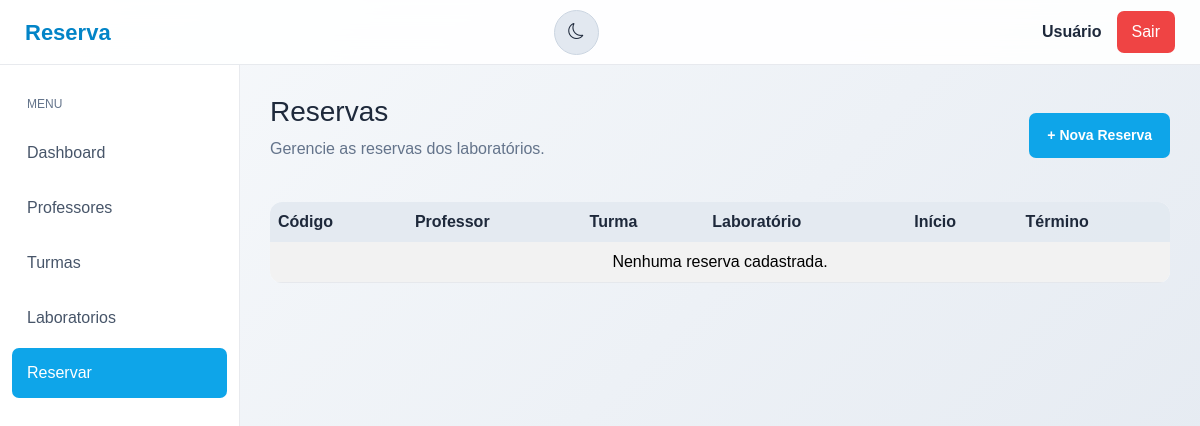
The page /Reservar.php (signed in) on the database as committed earlier.
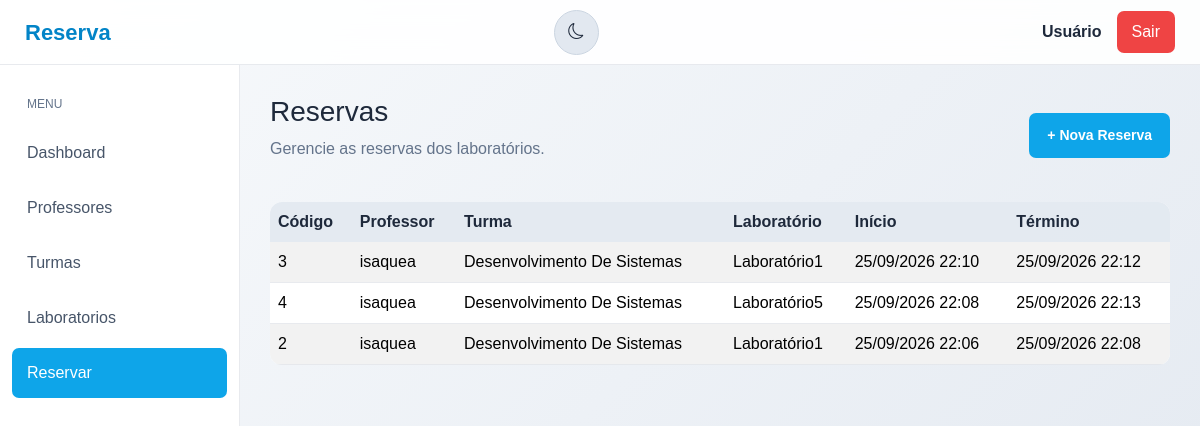
The same page on the database as committed later.
### tables this page shows
CREATE TABLE `reservas` (
  `id` int(11) NOT NULL,
  `cd_professor` int(11) NOT NULL,
  `cd_turma` int(11) NOT NULL,
  `cd_lab` int(11) NOT NULL,
  `horario_inicio` datetime NOT NULL,
  `horario_termino` datetime NOT NULL
);

CREATE TABLE `professores` (
  `id` int(11) NOT NULL,
  `nm_professor` varchar(200) NOT NULL,
  `matricula` int(11) NOT NULL,
  `status` enum('ativo','inativo') NOT NULL,
  `ds_email` varchar(200) NOT NULL
);

CREATE TABLE `turma` (
  `id` int(11) NOT NULL,
  `ds_curso` varchar(200) NOT NULL,
  `status` enum('ativo','inativo') NOT NULL
);

CREATE TABLE `lab` (
  `id` int(11) NOT NULL,
  `numero_lab` int(11) NOT NULL,
  `status` enum('Liberado','Reservado') NOT NULL DEFAULT 'Liberado'
);

### inc/trocar_tema.php (called while the page is built, shortened)
<?php
$tema = $_COOKIE['tema'] ?? "claro";
if ($tema == "claro") {
    $arquivo = "css/claro/tema_claro.css";
} else {
    $arquivo = "css/escuro/tema_escuro.css";
}
?>

### Reservar.php (the view, shortened to what this page needs)
<?php
include_once('inc/config.php');
include_once('inc/trocar_tema.php');
$sql = "SELECT reservas.id,nm_professor AS professor,ds_curso AS turma,numero_lab
        AS laboratorio,horario_inicio,horario_termino FROM reservas
        INNER JOIN professores ON reservas.cd_professor = professores.id INNER JOIN turma ON reservas.cd_turma = turma.id
        INNER JOIN lab ON reservas.cd_lab = lab.id ORDER BY reservas.horario_inicio DESC";
$result = $conexao->query($sql);
?>
<!DOCTYPE html>
<html lang="pt-BR">
<head>
    <link rel="stylesheet" href="https://cdn.jsdelivr.net/npm/bootstrap-icons@1.13.1/font/bootstrap-icons.min.css">
    <link href="https://cdn.jsdelivr.net/npm/bootstrap@5.3.3/dist/css/bootstrap.min.css" rel="stylesheet">
    <link href="<?php echo $arquivo; ?>" rel="stylesheet">
</head>
<body>
    <nav class="navbar">
        <div class="logo">
            Reserva
        </div>
        <form method="post" class="botao-tema">
            <button class="btn btn-tema" type="submit"value="Reservar" name="tema" id="themeButton">
                <?php if ($tema == "claro"): ?>
                    <i class="bi bi-moon"></i>
                <?php else: ?>
                    <i class="bi bi-sun"></i>
                <?php endif; ?>
            </button>
        </form>
        <div class="usuario">
            <div class="usuario-info">
                <div class="usuario-nome">
                    <?php
                    echo $_SESSION['nome'] ?? 'Usuário';
                    ?>
                </div>
            </div>
            <a href="logout.php" class="btn-sair">
                Sair
            </a>
        </div>
    </nav>
    <aside class="sidebar">
        <div class="menu">
            <div class="menu-titulo">Menu</div>
            <a href="index.php">
                <span>Dashboard</span>
            </a>
            <a href="professores.php">
                <span>Professores</span>
            </a>
            <a href="turmas.php">
                <span>Turmas</span>
            </a>
            <a href="laboratorios.php">
                <span>Laboratorios</span>
            </a>
            <a href="Reservar.php"  class="ativo">
                <span>Reservar</span>
            </a>
        </div>
    </aside>
    <main class="conteudo">
        <div class="cabecalho-pagina">
            <div>
                <h1>Reservas</h1>
                <p>Gerencie as reservas dos laboratórios.</p>
            </div>
            <button type="button" class="btn btn-adicionar btn-sm" data-toggle="modal" data-target="#modalNovaReserva">
                + Nova Reserva
            </button>
        </div>
        <table class="table table-striped table-hover">
            <thead>
                <tr>
                    <th>Código</th>
                    <th>Professor</th>
                    <th>Turma</th>
                    <th>Laboratório</th>
                    <th>Início</th>
                    <th>Término</th>
                </tr>
            </thead>
            <tbody>
                <?php if ($result->num_rows > 0): ?>
                    <?php while ($linha = $result->fetch_assoc()): ?>
                        <tr>
                            <td><?= htmlspecialchars($linha['id']) ?></td>
                            <td><?= htmlspecialchars($linha['professor']) ?></td>
                            <td><?= htmlspecialchars($linha['turma']) ?></td>
                            <td>Laboratório<?= htmlspecialchars($linha['laboratorio']) ?></td>
                            <td><?= date('d/m/Y H:i', strtotime($linha['horario_inicio'])) ?></td>
                            <td><?= date('d/m/Y H:i', strtotime($linha['horario_termino'])) ?> </td>
                        </tr>
                    <?php endwhile; ?>
                <?php else: ?>
                    <tr>
                        <td colspan="6" class="text-center">
                            Nenhuma reserva cadastrada.
                        </td>
                    </tr>
                <?php endif; ?>
            </tbody>
        </table>
    </main>
</body>
</html>

Rows that differ between the two databases and show on the page:
added reservas: id "3", cd_professor.nm_professor "isaquea", cd_turma.ds_curso "Desenvolvimento De Sistemas", cd_lab.numero_lab "1", horario_inicio "25/09/2026 22:10", horario_termino "25/09/2026 22:12"
added reservas: id "4", cd_professor.nm_professor "isaquea", cd_turma.ds_curso "Desenvolvimento De Sistemas", cd_lab.numero_lab "5", horario_inicio "25/09/2026 22:08", horario_termino "25/09/2026 22:13"
added reservas: id "2", cd_professor.nm_professor "isaquea", cd_turma.ds_curso "Desenvolvimento De Sistemas", cd_lab.numero_lab "1", horario_inicio "25/09/2026 22:06", horario_termino "25/09/2026 22:08"
Other text that changed with them:
text no longer shown: "Nenhuma reserva cadastrada."
